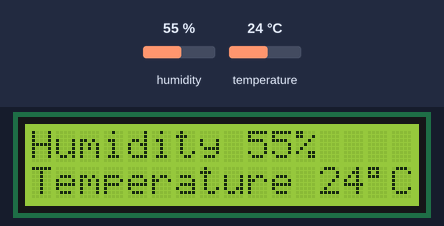
Bench run of a sketch on a simulated Arduino Uno, built with avr-gcc and run on an emulated ATmega328P. Parts: 16×2 character LCD. The inputs (shaded band) are chosen by the test bench; at power-on: humidity 55 %, temperature 24 °C. What the sketch prints to the serial monitor is not drawn.

Above: at 1.2 s.
1.3 s: humidity set to 22 %
At 2.7 s:
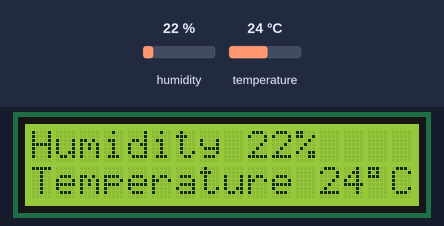
7.4 s: temperature set to 12 °C
At 8.8 s:
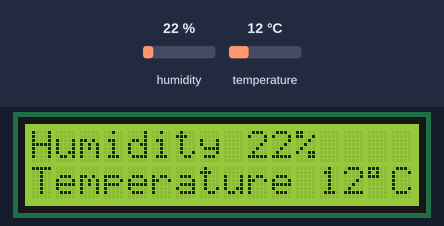
11.8 s: humidity set to 40 %
At 13.6 s:
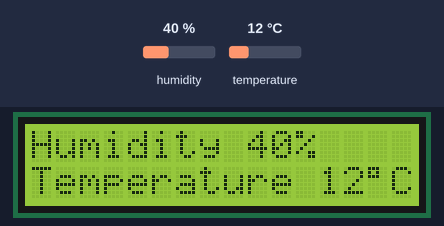
15.9 s: temperature set to 19 °C
At 17.3 s:
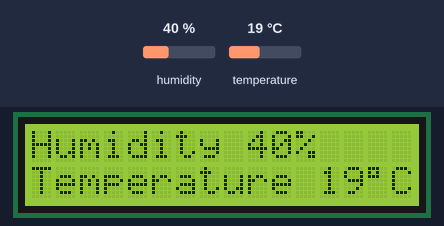
Timing chart, 0 to 18.9 s (numbered marks = the images above; inputs shaded):
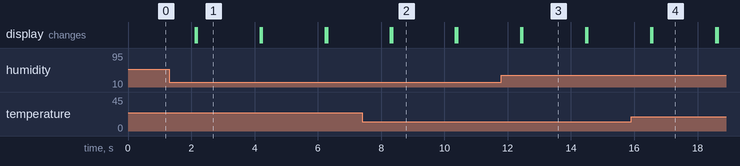

Measured:
- after the input at 1.3 s, the display: first differs from a run without the input after 0.88 s (image 1)
- after the input at 7.4 s, the display: first differs from a run without the input after 0.95 s (image 2)
- after the input at 11.8 s, the display: first differs from a run without the input after 0.66 s (image 3)
- after the input at 15.9 s, the display: first differs from a run without the input after 0.68 s (image 4)
- what the display in image 1 shows lasts 2.0 s, from 2.2 s to 4.2 s

The sketch:

humidity_temperature_with_display.ino
```cpp
#include "DHT.h"
#define DHTPIN 4 // you  can use
#define DHTTYPE DHT11
DHT dht(DHTPIN, DHTTYPE);
#include <LiquidCrystal_I2C.h>
LiquidCrystal_I2C lcd(0x27, 16, 2);

void setup()
{
    dht.begin();
    lcd.backlight();
    lcd.init();
    Serial.begin(9600);
}
void loop()
{
    lcd.clear();
    lcd.setCursor(0, 0); //  set the cursor on the first row and column
    lcd.print("Humidity ");
    lcd.print((float)dht.readHumidity(), 0); // print  the humidity
    Serial.println((float)dht.readHumidity(), 0);
    lcd.print("%");
    lcd.setCursor(0, 1); // set the cursor on  the second row and first column
    lcd.print("Temperature ");
    lcd.print((float)dht.readTemperature(), 0); // print  the temperature
    Serial.println((float)dht.readTemperature(), 0);
    lcd.print("\xDF");
    lcd.print("C");
    delay(2000);
    lcd.clear();
}
```
